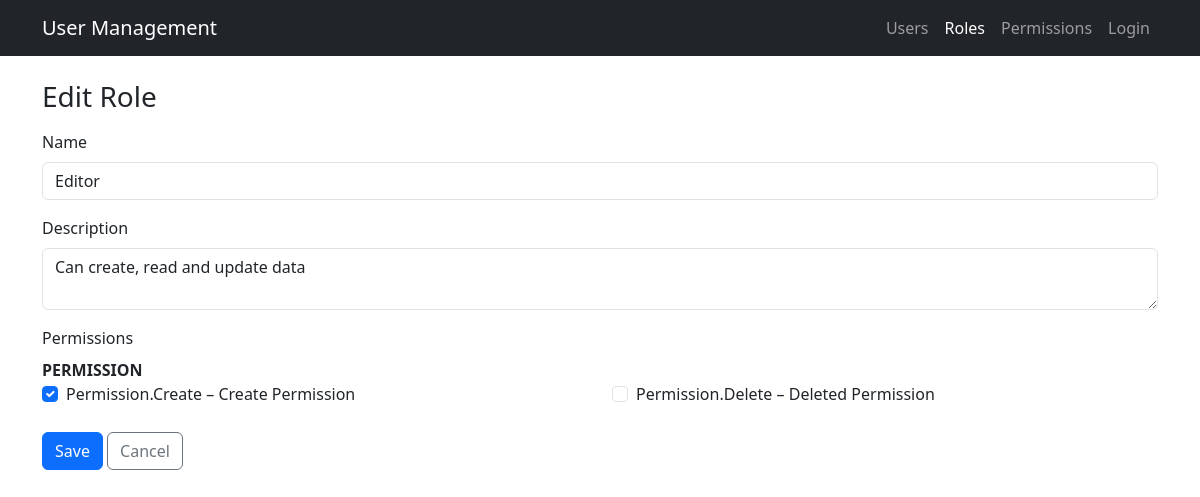
The app's page /roles/2/edit, older data.
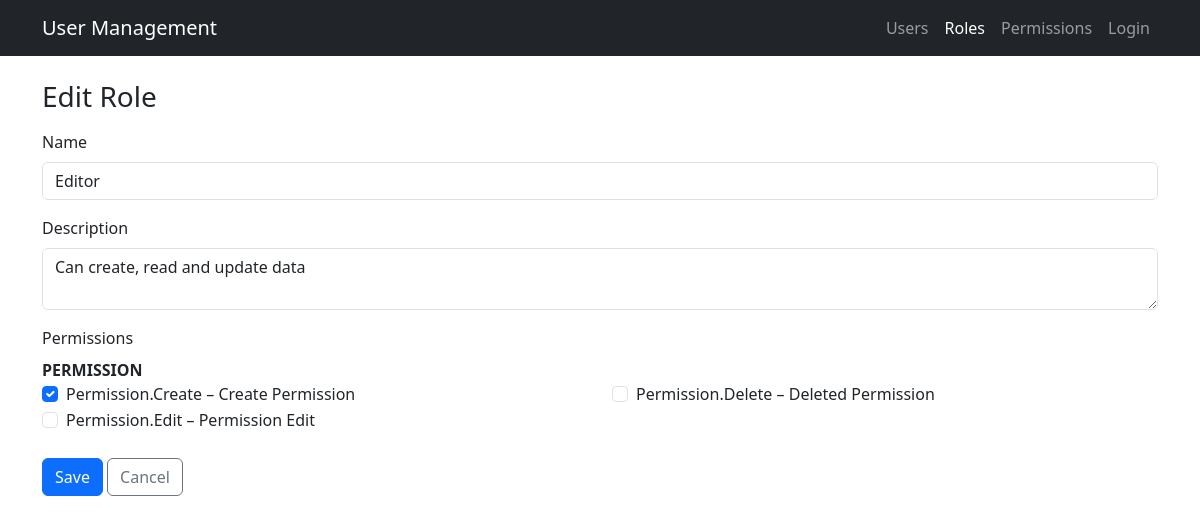
The same page, newer data.
### app/models/permission.py (models this page shows)
class Permission(db.Model):
    __tablename__ = "permissions"
    id = db.Column(db.Integer, primary_key=True)
    code = db.Column(db.String(64), unique=True, nullable=False, index=True)
    name = db.Column(db.String(120), nullable=False)
    description = db.Column(db.String(255))
    module = db.Column(db.String(80), nullable=False, default="General")
    created_at = db.Column(db.DateTime, default=datetime.utcnow, nullable=False)
    updated_at = db.Column(db.DateTime, default=datetime.utcnow, onupdate=datetime.utcnow, nullable=False)
    roles = db.relationship("Role", secondary="role_permissions", back_populates="permissions")
    def __repr__(self) -> str:
        return f"<Permission {self.code}>"

### app/routes/role_routes.py (the view)
@role_bp.route("/<int:role_id>/edit", methods=["GET", "POST"])
def edit(role_id):
    role = RoleService.get_by_id(role_id)
    form = RoleForm(obj=role)
    form.permissions.choices = PermissionService.get_choices()
    form.permissions.data = [p.code for p in role.permissions]
    if form.validate_on_submit():
        RoleService.update(role, form.data)
        flash("Role updated.", "success")
        return redirect(url_for("roles.index"))
    return render_template("roles/edit.html", form=form)

### app/forms/role_forms.py
class RoleForm(FlaskForm):
    name = StringField("Name", validators=[DataRequired()])
    description = TextAreaField("Description")
    permissions = SelectMultipleField("Permissions", coerce=str)
    submit = SubmitField("Save")

### app/services/permission_service.py (called while the page is built)
    @staticmethod
    def get_choices() -> List[tuple]:
        return [(p.code, p.name) for p in Permission.query.order_by(Permission.code).all()]

### app/services/role_service.py (called while the page is built)
    @staticmethod
    def get_by_id(role_id: int) -> Optional[Role]:
        return Role.query.get(role_id)

### app/templates/roles/edit.html
{% extends "layouts/base.html" %} {% block title %}Edit Role{% endblock %} {%
block content %}
<h3 class="mb-3">Edit Role</h3>
<form method="post" novalidate>{% include "roles/_form.html" %}</form>
{% endblock %}

### app/templates/roles/_form.html (shortened to what this page needs)
<div class="mb-3">
  {{ form.name.label(class="form-label") }} {{ form.name(class="form-control",
  placeholder="Role name") }}
</div>
<div class="mb-3">
  {{ form.description.label(class="form-label") }} {{
  form.description(class="form-control", placeholder="Short description
  (optional)") }}
</div>
<div class="mb-3">
  <label class="form-label">Permissions</label>
  {% set grouped = {} %} {% for perm in form.permissions.choices %} {% set
  module = perm[0].split('.')[0] %}
  grouped[module].append(perm) %} {% endfor %} {% for module, perms in
  grouped.items() %}
  <div class="mb-2">
    <strong>{{ module|upper }}</strong>
    <div class="row">
      {% for perm in perms %}
      <div class="col-md-6">
        <div class="form-check">
          <input
            class="form-check-input"
            type="checkbox"
            name="{{ form.permissions.name }}"
            value="{{ perm[0] }}"
            id="{{ perm[0] }}"
            {%
            if
            perm[0]
            in
            form.permissions.data
            %}checked{%
            endif
            %} />
          <label class="form-check-label" for="{{ perm[0] }}">
            {{ perm[0] }} – {{ perm[1] }}
          </label>
        </div>
      </div>
      {% endfor %}
    </div>
  </div>
  {% endfor %}
</div>
<div class="mt-4">
  {{ form.submit(class="btn btn-primary") }}
  <a href="{{ url_for('roles.index') }}" class="btn btn-outline-secondary"
    >Cancel</a
  >
</div>

Row changes from the older to the newer data that the page shows:
added Permission: code "Permission.Edit", name "Permission Edit"
